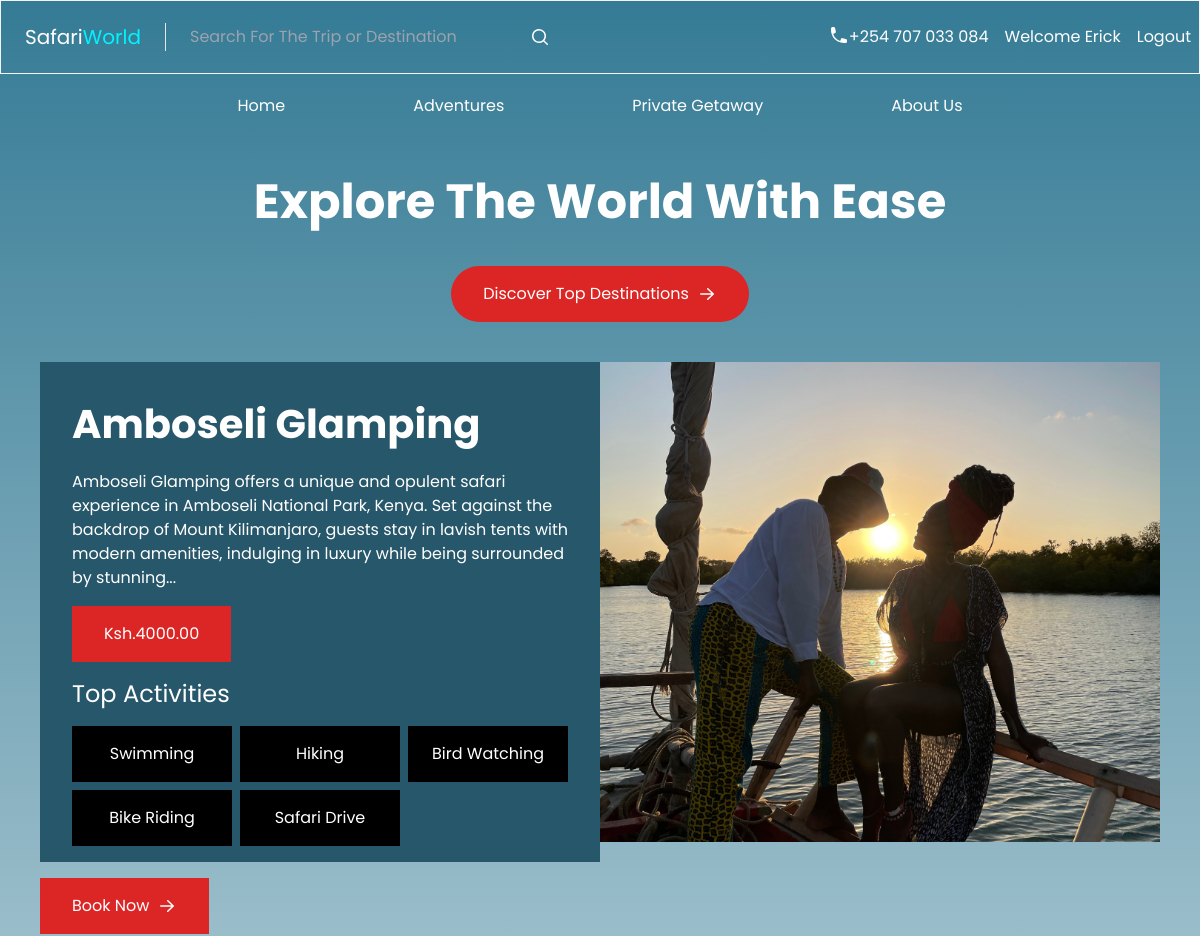
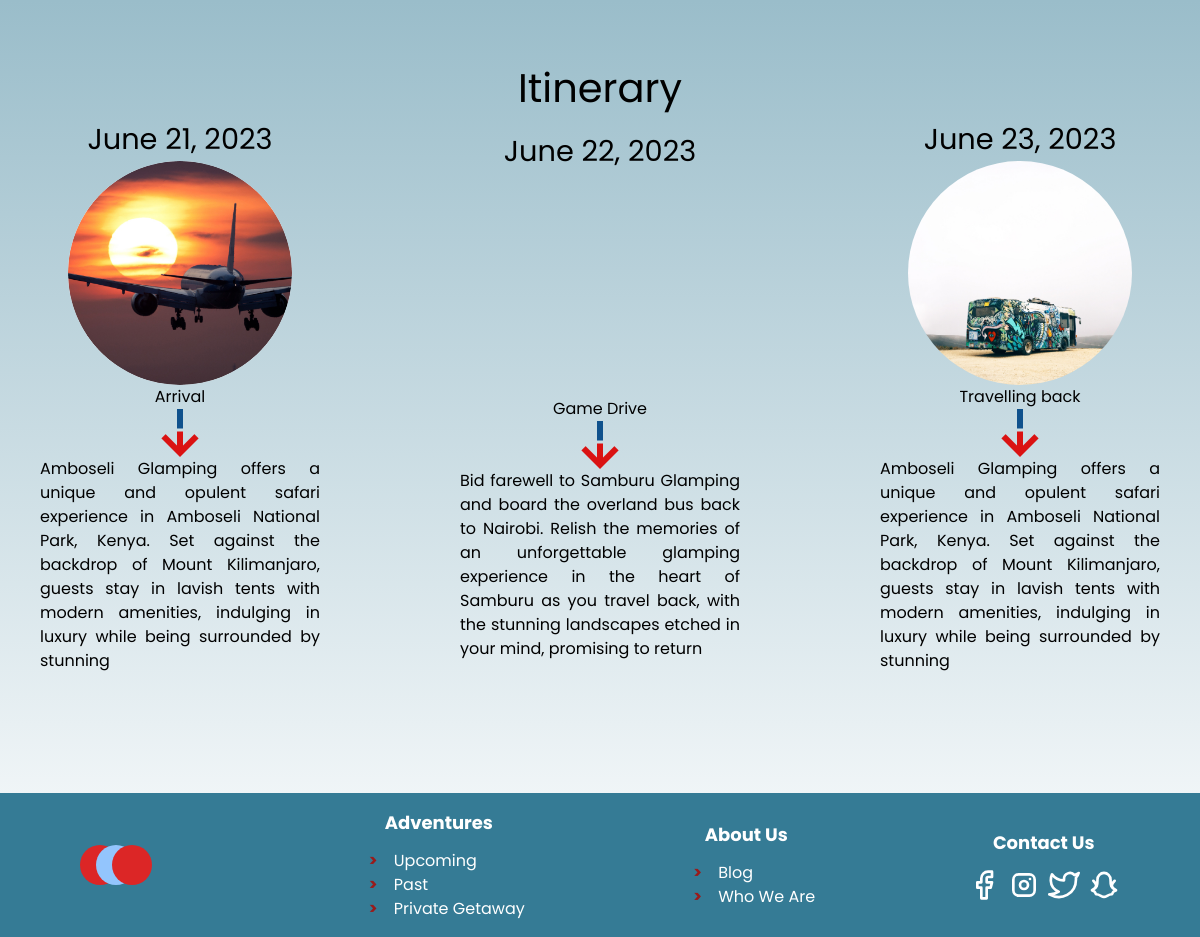
The app's page /adventures/3a78d5d9-3136-41db-b91c-bafca54f5fa3 (signed in) with its own data (2 pictures, top to bottom).
### booking/models.py (models this page shows, shortened)
class BaseModel(models.Model):
    id = models.UUIDField(primary_key=True, default=uuid.uuid4, editable=False)
    created_at = models.DateTimeField(auto_now_add=True)
    updated_at = models.DateTimeField(auto_now=True)
    class Meta:
        abstract = True

class User(BaseModel, AbstractUser):
    USER_TYPES = (
        ('A', 'Admin'),
        ('S', 'Staff'),
        ('U', 'User'),
    )
    GENDER_CHOICES = (
        (1, 'Male'),
        (2, 'Female'),
        (3, 'Other'),
    )
    user_type = models.CharField(choices=USER_TYPES, max_length=250)
    first_name = models.CharField(max_length=50)
    last_name = models.CharField(max_length=50)
    email = models.EmailField(max_length=250)
    date_of_birth = models.DateField(null=True)
    phone_number = models.CharField(max_length=20)
    gender = models.IntegerField(choices=GENDER_CHOICES, null=True)
    bio = models.CharField(max_length=250, blank=True)
    password = models.CharField(max_length=128)
    REQUIRED_FIELDS = ['first_name', 'last_name', 'phone_number', 'password']

class Adventure(BaseModel):
    name = models.CharField(max_length=250)
    place_id = models.ForeignKey(Place, on_delete=models.SET_NULL, null=True, related_name='adventures')
    description = models.CharField(max_length=1024)
    departure_date = models.DateField()
    return_date = models.DateField()
    price = models.DecimalField(max_digits=10, decimal_places=2)
    slots = models.IntegerField()
    age_limit = models.IntegerField(default=0)
    activities = models.CharField(max_length=250)
    image = models.FileField(upload_to='images', null=True)

class Itinerary(BaseModel):
    adventure_id = models.ForeignKey(Adventure, on_delete=models.CASCADE, related_name='itinerary_advs')
    name = models.CharField(max_length=250)
    description = models.CharField(max_length=1024)
    image = models.ImageField(upload_to='images')
    day = models.DateField()

### booking/views.py (the view)
# urls.py: path('adventures/<str:id>', views.adv_details, name='adventure'),
def adv_details(request, id):
    adventure_url = reverse('adventure', args=[id])
    adv = Adventure.objects.get(id=id)
    activities = [activity.strip() for activity in adv.activities.split(",")]
    p = Paginator(adv.itinerary_advs.all(), 3)
    page = request.GET.get('page')
    itineraries = p.get_page(page)
    context = {'adventure_url': adventure_url, 'adv': adv, 'activities': activities, 'itineraries': itineraries }
    return render(request, 'booking/adventure.html', context)

### booking/templates/booking/adventure.html (shortened to what this page needs)
{% extends 'booking/base.html' %} {% load static %} {% block content %}
<section class="justify-between px-10 pt-10 md:w-full w-100 md:flex h-max">
  <div class="w-[35rem] h-[30rem]">
    <div class="bg-[#27576A] text-white flex flex-col h-max pb-4 space-y-4">
      <h2 class="text-[2.5rem] pt-8 mx-8 font-bold">{{ adv.name }}</h2>
      <p class="mx-8">{{ adv.description }}...</p>
      <p class="flex items-center px-8 py-4 mx-8 my-4 bg-red-600 max-w-fit">
        Ksh.{{ adv.price }}
      </p>
      <h3 class="mx-8 text-2xl">Top Activities</h3>
      <ul class="grid grid-cols-3 gap-2 mx-8">
        {% for activity in activities %}
        <li class="bg-[#000000] p-4 text-center block">{{ activity }}</li>
        {% endfor %}
      </ul>
    </div>
    <div class="flex items-center px-8 py-4 my-4 bg-red-600 max-w-fit">
      <a href="/{{ adv.id }}/order" class="pr-2 text-white">Book Now</a>
      <svg
        xmlns="http://www.w3.org/2000/svg"
        viewBox="0 0 20 20"
        fill="currentColor"
        class="w-5 h-5 text-white"
      >
        <path
          fill-rule="evenodd"
          d="M3 10a.75.75 0 01.75-.75h10.638L10.23 5.29a.75.75 0 111.04-1.08l5.5 5.25a.75.75 0 010 1.08l-5.5 5.25a.75.75 0 11-1.04-1.08l4.158-3.96H3.75A.75.75 0 013 10z"
          clip-rule="evenodd"
        />
      </svg>
    </div>
  </div>
  <div
    class="bg-[url('/static/{{ adv.image}}')] w-[35rem] h-[30rem] bg-cover bg-center"
  ></div>
</section>
<section class="p-10">
  <h3 class="text-center text-[2.5rem] mt-28">Itinerary</h3>
  <div class="flex">
    <div class="flex justify-between">
      {% for itenary in itineraries %}
      <div class="flex flex-col justify-center text-center max-w-[25%]">
        <h4 class="text-[1.8rem]">{{ itenary.day }}</h4>
        <div
          class="bg-[url('/static/{{itenary.image}}')] mx-auto w-56 h-56 bg-cover bg-center rounded-full"
        ></div>
        <h5>{{ itenary.name }}</h5>
        <div
          class="bg-[url('/static/images/arrow.png')] mx-auto w-[3rem] h-[3rem] bg-center bg-cover"
        ></div>
        <p class="text-justify">{{itenary.description}}</p>
      </div>
      {% endfor %}
    </div>
  </div>
</section>
{% endblock%}

### booking/templates/booking/base.html (shortened to what this page needs)
<!DOCTYPE html>
<html lang="en">
  <head>
    <script src="https://cdn.tailwindcss.com"></script>
  </head>
  <body
    class="bg-gradient-to-b from-[#357B95] to-transparent bg-no-repeat bg-cover font-serif"
  >
    <header
      class="items-center justify-between py-4 text-white border border-gray-100 md:flex"
    >
      <div class="flex items-center">
        <h4
          class="px-4 text-xl text-white border-r border-gray-200 font-weight-600 md:px-6"
        >
          <a href="{% url 'home' %}"
            >Safari<span style="color: #00f3ff">World</span></a
          >
        </h4>
        <div class="flex items-center sm:text-red">
          <input
            type="text"
            placeholder="Search For The Trip or Destination"
            class="p-2 mx-4 bg-transparent focus:outline-none text-white-300 w-100"
          />
          <svg
            xmlns="http://www.w3.org/2000/svg"
            viewBox="0 0 20 20"
            fill="currentColor"
            class="w-5 h-5"
          >
            <path
              fill-rule="evenodd"
              d="M9 3.5a5.5 5.5 0 100 11 5.5 5.5 0 000-11zM2 9a7 7 0 1112.452 4.391l3.328 3.329a.75.75 0 11-1.06 1.06l-3.329-3.328A7 7 0 012 9z"
              clip-rule="evenodd"
            />
          </svg>
        </div>
      </div>
      <div class="flex space-x-4">
        <div class="flex mx-2 space-x-4">
          <div class="flex item-center">
            <p>+254 707 033 084</p>
          </div>
          {% if request.user.is_authenticated %}
          <p>Welcome {{ request.user.first_name }}</p>
          <a href="{% url 'logout' %}?next={{ request.path|urlencode }}"
            >Logout</a
          >
          {% else %}
          <a href="{% url 'login' %}?next={{ request.path|urlencode }}"
            >Login</a
          >
          <a href="{% url 'signup' %}">Signup</a>
          {% endif %}
        </div>
      </div>
    </header>
    <nav class="flex my-5 text-white md:justify-center">
      <ul class="md:flex">
        <li class="px-8 md:px-16"><a href="{% url 'home' %}">Home</a></li>
        <li class="px-8 md:px-16">
          <a href="{% url 'adventures' %}">Adventures</a>
        </li>
        <li class="px-8 md:px-16"><a href="#">Private Getaway</a></li>
        <li class="px-8 md:px-16"><a href="#">About Us</a></li>
      </ul>
    </nav>
    <section>
      <h1 class="py-10 text-5xl font-bold text-center text-white">
        Explore The World With Ease
      </h1>
      <div
        class="flex items-center px-8 py-4 mx-auto bg-red-600 rounded-full max-w-fit"
      >
        <a href="{% url 'adventures' %}" class="pr-2 text-white"
          >Discover Top Destinations
        </a>
        <svg
          xmlns="http://www.w3.org/2000/svg"
          viewBox="0 0 20 20"
          fill="currentColor"
          class="w-5 h-5 text-white"
        >
          <path
            fill-rule="evenodd"
            d="M3 10a.75.75 0 01.75-.75h10.638L10.23 5.29a.75.75 0 111.04-1.08l5.5 5.25a.75.75 0 010 1.08l-5.5 5.25a.75.75 0 11-1.04-1.08l4.158-3.96H3.75A.75.75 0 013 10z"
            clip-rule="evenodd"
          />
        </svg>
      </div>
    </section>
    {% block content%} {% endblock %}
    <footer
      class="md:flex bg-[#357B95] h-full justify-around items-center px-8 md:px-1 py-4 text-white mt-20"
    >
      <div class="flex">
        <div
          class="w-10 h-10 p-3 -translate-x-12 bg-red-600 rounded-full"
        ></div>
      </div>
      <div>
        <h4 class="mb-3 text-lg font-bold md:text-center">Adventures</h4>
        <ul>
          <li
            class="pl-4 before:content-['>'] before:mr-3 before:text-red-800 before:font-bold"
          >
            <a href="#">Upcoming</a>
          </li>
          <li
            class="pl-4 before:content-['>'] before:mr-3 before:text-red-800 before:font-bold"
          >
            <a href="#">Past</a>
          </li>
          <li
            class="pl-4 before:content-['>'] before:mr-3 before:text-red-800 before:font-bold"
          >
            <a href="#">Private Getaway</a>
          </li>
        </ul>
      </div>
      <div>
        <h4 class="mb-3 text-lg font-bold md:text-center">About Us</h4>
        <ul>
          <li
            class="pl-4 before:content-['>'] before:mr-3 before:text-red-800 before:font-bold"
          >
            <a href="#">Blog</a>
          </li>
          <li
            class="pl-4 before:content-['>'] before:mr-3 before:text-red-800 before:font-bold"
          >
            <a href="#">Who We Are</a>
          </li>
        </ul>
      </div>
      <div>
        <h4 class="mb-3 text-lg font-bold md:text-center">Contact Us</h4>
        <div class="flex item-center gap-x-2">
          <svg
            class="w-8 h-8 text-white-300"
            viewBox="0 0 24 24"
            fill="none"
            stroke="currentColor"
            stroke-width="2"
            stroke-linecap="round"
            stroke-linejoin="round"
          >
            <path
              d="M18 2h-3a5 5 0 0 0-5 5v3H7v4h3v8h4v-8h3l1-4h-4V7a1 1 0 0 1 1-1h3z"
            />
          </svg>
        </div>
      </div>
    </footer>
  </body>
</html>

### booking/templates/booking/base.html (style rules this page uses)
body { font-family: "Poppins" !important; }

### records on screen
User: user.first_name "Erick"
Adventure: name "Amboseli Glamping", description "Amboseli Glamping offers a unique and opulent safari experience in Amboseli National Park, Kenya. Set against the backdrop of Mount Kilimanjaro, guests stay in lavish tents with modern amenities, indulging in luxury while being surrounded by stunning", price "4000.00", image (picture)
Itinerary: day "June 21, 2023", image (picture), name "Arrival", description "Amboseli Glamping offers a unique and opulent safari experience in Amboseli National Park, Kenya. Set against the backdrop of Mount Kilimanjaro, guests stay in lavish tents with modern amenities, indulging in luxury while being surrounded by stunning"
Itinerary: day "June 22, 2023", name "Game Drive", description "Bid farewell to Samburu Glamping and board the overland bus back to Nairobi. Relish the memories of an unforgettable glamping experience in the heart of Samburu as you travel back, with the stunning landscapes etched in your mind, promising to return"
Itinerary: day "June 23, 2023", image (picture), name "Travelling back", description "Amboseli Glamping offers a unique and opulent safari experience in Amboseli National Park, Kenya. Set against the backdrop of Mount Kilimanjaro, guests stay in lavish tents with modern amenities, indulging in luxury while being surrounded by stunning"

### other values on screen
{{ activity }} "Swimming" "Hiking" "Bird Watching" "Bike Riding" "Safari Drive"
